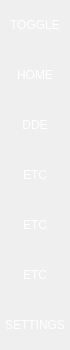
     <widget class="QFrame" name="Left_Box">
      <property name="minimumSize">
       <size>
        <width>70</width>
        <height>0</height>
       </size>
      </property>
      <property name="maximumSize">
       <size>
        <width>70</width>
        <height>16777215</height>
       </size>
      </property>
      <property name="frameShape">
       <enum>QFrame::NoFrame</enum>
      </property>
      <property name="frameShadow">
       <enum>QFrame::Raised</enum>
      </property>
      <layout class="QVBoxLayout" name="verticalLayout_4">
       <property name="spacing">
        <number>0</number>
       </property>
       <property name="leftMargin">
        <number>0</number>
       </property>
       <property name="topMargin">
        <number>0</number>
       </property>
       <property name="rightMargin">
        <number>0</number>
       </property>
       <property name="bottomMargin">
        <number>0</number>
       </property>
       <item>
        <widget class="QFrame" name="Logo_Box">
         <property name="minimumSize">
          <size>
           <width>0</width>
           <height>0</height>
          </size>
         </property>
         <property name="maximumSize">
          <size>
           <width>16777215</width>
           <height>60</height>
          </size>
         </property>
         <property name="frameShape">
          <enum>QFrame::NoFrame</enum>
         </property>
         <property name="frameShadow">
          <enum>QFrame::Raised</enum>
         </property>
        </widget>
       </item>
       <item>
        <widget class="QFrame" name="leftMenuFrame">
         <property name="frameShape">
          <enum>QFrame::NoFrame</enum>
         </property>
         <property name="frameShadow">
          <enum>QFrame::Raised</enum>
         </property>
         <layout class="QVBoxLayout" name="verticalLayout_12">
          <property name="spacing">
           <number>0</number>
          </property>
          <property name="leftMargin">
           <number>0</number>
          </property>
          <property name="topMargin">
           <number>0</number>
          </property>
          <property name="rightMargin">
           <number>0</number>
          </property>
          <property name="bottomMargin">
           <number>0</number>
          </property>
          <item>
           <widget class="QFrame" name="toggleBox">
            <property name="maximumSize">
             <size>
              <width>16777215</width>
              <height>50</height>
             </size>
            </property>
            <property name="frameShape">
             <enum>QFrame::NoFrame</enum>
            </property>
            <property name="frameShadow">
             <enum>QFrame::Raised</enum>
            </property>
            <layout class="QVBoxLayout" name="verticalLayout_17">
             <property name="spacing">
              <number>0</number>
             </property>
             <property name="leftMargin">
              <number>0</number>
             </property>
             <property name="topMargin">
              <number>0</number>
             </property>
             <property name="rightMargin">
              <number>0</number>
             </property>
             <property name="bottomMargin">
              <number>0</number>
             </property>
             <item>
              <widget class="QPushButton" name="Btn_Toggle">
               <property name="sizePolicy">
                <sizepolicy hsizetype="Expanding" vsizetype="Fixed">
                 <horstretch>0</horstretch>
                 <verstretch>0</verstretch>
                </sizepolicy>
               </property>
               <property name="minimumSize">
                <size>
                 <width>0</width>
                 <height>50</height>
                </size>
               </property>
               <property name="maximumSize">
                <size>
                 <width>16777215</width>
                 <height>16777215</height>
                </size>
               </property>
               <property name="styleSheet">
                <string notr="true">QPushButton {color: rgb(255, 255, 255);border: 0px solid}
QPushButton:hover {background-color: rgba(105,115,112,150)}</string>
               </property>
               <property name="text">
                <string>TOGGLE</string>
               </property>
              </widget>
             </item>
            </layout>
           </widget>
          </item>
          <item alignment="Qt::AlignTop">
           <widget class="QFrame" name="frame_Menu">
            <property name="frameShape">
             <enum>QFrame::NoFrame</enum>
            </property>
            <property name="frameShadow">
             <enum>QFrame::Raised</enum>
            </property>
            <layout class="QVBoxLayout" name="verticalLayout_5">
             <property name="spacing">
              <number>0</number>
             </property>
             <property name="leftMargin">
              <number>0</number>
             </property>
             <property name="topMargin">
              <number>0</number>
             </property>
             <property name="rightMargin">
              <number>0</number>
             </property>
             <property name="bottomMargin">
              <number>0</number>
             </property>
             <item>
              <widget class="QPushButton" name="Btn_Home">
               <property name="sizePolicy">
                <sizepolicy hsizetype="Expanding" vsizetype="Fixed">
                 <horstretch>0</horstretch>
                 <verstretch>0</verstretch>
                </sizepolicy>
               </property>
               <property name="minimumSize">
                <size>
                 <width>0</width>
                 <height>50</height>
                </size>
               </property>
               <property name="maximumSize">
                <size>
                 <width>16777215</width>
                 <height>16777215</height>
                </size>
               </property>
               <property name="styleSheet">
                <string notr="true">QPushButton {color: rgb(255, 255, 255);border: 0px solid}
QPushButton:hover {background-color: rgba(105,115,112,150)}</string>
               </property>
               <property name="text">
                <string>HOME</string>
               </property>
              </widget>
             </item>
             <item>
              <widget class="QPushButton" name="Btn_Dde">
               <property name="sizePolicy">
                <sizepolicy hsizetype="Expanding" vsizetype="Fixed">
                 <horstretch>0</horstretch>
                 <verstretch>0</verstretch>
                </sizepolicy>
               </property>
               <property name="minimumSize">
                <size>
                 <width>0</width>
                 <height>50</height>
                </size>
               </property>
               <property name="maximumSize">
                <size>
                 <width>16777215</width>
                 <height>16777215</height>
                </size>
               </property>
               <property name="styleSheet">
                <string notr="true">QPushButton {color: rgb(255, 255, 255);border: 0px solid}
QPushButton:hover {background-color: rgba(105,115,112,150)}</string>
               </property>
               <property name="text">
                <string>DDE</string>
               </property>
              </widget>
             </item>
             <item>
              <widget class="QPushButton" name="Btn_Etc">
               <property name="sizePolicy">
                <sizepolicy hsizetype="Expanding" vsizetype="Fixed">
                 <horstretch>0</horstretch>
                 <verstretch>0</verstretch>
                </sizepolicy>
               </property>
               <property name="minimumSize">
                <size>
                 <width>0</width>
                 <height>50</height>
                </size>
               </property>
               <property name="maximumSize">
                <size>
                 <width>16777215</width>
                 <height>16777215</height>
                </size>
               </property>
               <property name="styleSheet">
                <string notr="true">QPushButton {color: rgb(255, 255, 255);border: 0px solid}
QPushButton:hover {background-color: rgba(105,115,112,150)}</string>
               </property>
               <property name="text">
                <string>ETC</string>
               </property>
              </widget>
             </item>
             <item>
              <widget class="QPushButton" name="Btn_Etc_2">
               <property name="sizePolicy">
                <sizepolicy hsizetype="Expanding" vsizetype="Fixed">
                 <horstretch>0</horstretch>
                 <verstretch>0</verstretch>
                </sizepolicy>
               </property>
               <property name="minimumSize">
                <size>
                 <width>0</width>
                 <height>50</height>
                </size>
               </property>
               <property name="maximumSize">
                <size>
                 <width>16777215</width>
                 <height>16777215</height>
                </size>
               </property>
               <property name="styleSheet">
                <string notr="true">QPushButton {color: rgb(255, 255, 255);border: 0px solid}
QPushButton:hover {background-color: rgba(105,115,112,150)}</string>
               </property>
               <property name="text">
                <string>ETC</string>
               </property>
              </widget>
             </item>
             <item>
              <widget class="QPushButton" name="Btn_Etc_3">
               <property name="sizePolicy">
                <sizepolicy hsizetype="Expanding" vsizetype="Fixed">
                 <horstretch>0</horstretch>
                 <verstretch>0</verstretch>
                </sizepolicy>
               </property>
               <property name="minimumSize">
                <size>
                 <width>0</width>
                 <height>50</height>
                </size>
               </property>
               <property name="maximumSize">
                <size>
                 <width>16777215</width>
                 <height>16777215</height>
                </size>
               </property>
               <property name="styleSheet">
                <string notr="true">QPushButton {color: rgb(255, 255, 255);border: 0px solid}
QPushButton:hover {background-color: rgba(105,115,112,150)}</string>
               </property>
               <property name="text">
                <string>ETC</string>
               </property>
              </widget>
             </item>
            </layout>
           </widget>
          </item>
          <item alignment="Qt::AlignBottom">
           <widget class="QFrame" name="Settings_Box">
            <property name="maximumSize">
             <size>
              <width>16777215</width>
              <height>16777215</height>
             </size>
            </property>
            <property name="frameShape">
             <enum>QFrame::NoFrame</enum>
            </property>
            <property name="frameShadow">
             <enum>QFrame::Raised</enum>
            </property>
            <layout class="QVBoxLayout" name="verticalLayout_11">
             <property name="spacing">
              <number>0</number>
             </property>
             <property name="leftMargin">
              <number>0</number>
             </property>
             <property name="topMargin">
              <number>0</number>
             </property>
             <property name="rightMargin">
              <number>0</number>
             </property>
             <property name="bottomMargin">
              <number>0</number>
             </property>
             <item>
              <widget class="QPushButton" name="Btn_Settings">
               <property name="sizePolicy">
                <sizepolicy hsizetype="Expanding" vsizetype="Fixed">
                 <horstretch>0</horstretch>
                 <verstretch>0</verstretch>
                </sizepolicy>
               </property>
               <property name="minimumSize">
                <size>
                 <width>0</width>
                 <height>50</height>
                </size>
               </property>
               <property name="maximumSize">
                <size>
                 <width>16777215</width>
                 <height>16777215</height>
                </size>
               </property>
               <property name="styleSheet">
                <string notr="true">QPushButton {color: rgb(255, 255, 255);border: 0px solid}
QPushButton:hover {background-color: rgba(105,115,112,150)}</string>
               </property>
               <property name="text">
                <string>SETTINGS</string>
               </property>
              </widget>
             </item>
            </layout>
           </widget>
          </item>
         </layout>
        </widget>
       </item>
      </layout>
     </widget>
